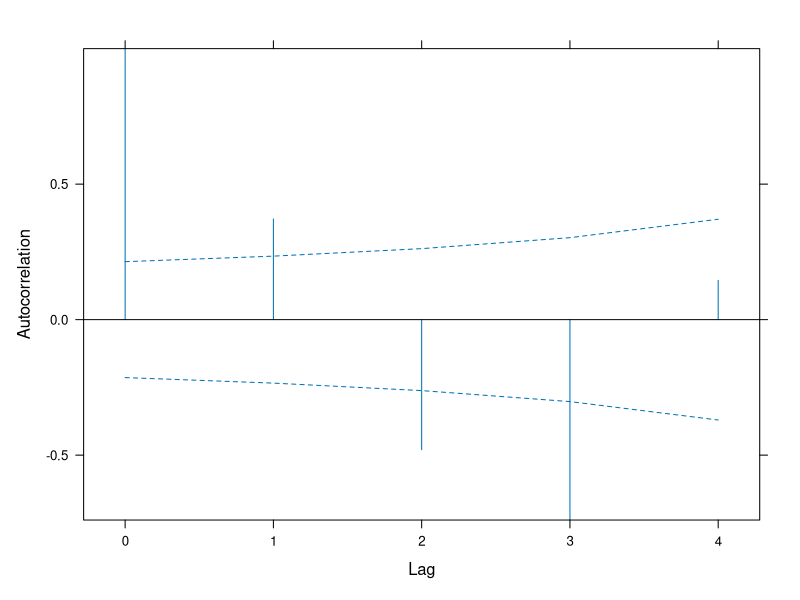

Here is the R script that generated this plot:
# ─────────────────────────────────────────────────────────────────────────────
# Random intercepts, random slopes, and variance-covariance structures
# Companion script to the "Mixed Model Structures" vignette
#
# Part 1  Random intercept only            lme4::lmer,  (1 | group)
# Part 2  Random intercept + random slope  lme4::lmer,  (1 + x | group)
# Part 3  Correlated vs uncorrelated       (1 + x | g)  vs  (1 | g) + (0 + x | g)
# Part 4  Choosing between them            REML comparison, anova(), singular fits
# Part 5  Residual variance-covariance     nlme::lme / gls, correlation = ...
# Part 6  Time series: AR(1) and friends    corAR1, corCAR1, corARMA, corSymm
#         ... and AR(1) inside lme4         ar1(0 + f_time | g), lme4 >= 2.0
# Part 7  Unequal variances                 weights = varIdent / varPower
# ─────────────────────────────────────────────────────────────────────────────

library(lme4)
library(lmerTest)
library(nlme)
library(emmeans)
library(tidyverse)

options(contrasts = c("contr.sum", "contr.poly"))


# ── Part 1 · Random intercept only ──────────────────────────────────────────
# sleepstudy: reaction time of 18 subjects over 10 nights of sleep deprivation
data(sleepstudy, package = "lme4")

m_int <- lmer(Reaction ~ Days + (1 | Subject), data = sleepstudy)

summary(m_int)
VarCorr(m_int)
fixef(m_int)


# ── Part 2 · Random intercept AND random slope ──────────────────────────────
m_slope <- lmer(Reaction ~ Days + (1 + Days | Subject), data = sleepstudy)

VarCorr(m_slope)      # two SDs plus a correlation
coef(m_slope)$Subject # each subject's own intercept and slope


# ── Part 3 · Correlated vs uncorrelated intercept and slope ─────────────────
m_corr   <- lmer(Reaction ~ Days + (1 + Days | Subject), data = sleepstudy)
m_uncorr <- lmer(Reaction ~ Days + (1 | Subject) + (0 + Days | Subject),
                 data = sleepstudy)
m_uncorr2 <- lmer(Reaction ~ Days + (Days || Subject), data = sleepstudy)

VarCorr(m_corr)
VarCorr(m_uncorr)
VarCorr(m_uncorr2)   # same as m_uncorr


# ── Part 4 · Choosing a random-effects structure ────────────────────────────
# Random effects: compare with REML (the default); the fixed effects are identical
anova(m_int, m_uncorr, m_corr, refit = FALSE)

# Fixed effects: refit with ML before comparing
m_null_ml  <- lmer(Reaction ~ 1    + (1 + Days | Subject), sleepstudy, REML = FALSE)
m_slope_ml <- lmer(Reaction ~ Days + (1 + Days | Subject), sleepstudy, REML = FALSE)
anova(m_null_ml, m_slope_ml)

# The F-test on the fixed effect, with Satterthwaite denominator df
anova(m_slope)


# ── Part 5 · Residual variance-covariance: lme4 cannot, nlme can ────────────
# Loblolly: height of 14 pine seed sources measured at ages 3, 5, 10, 15, 20, 25
data(Loblolly)                      # ships with base R, in the datasets package
lob <- as.data.frame(Loblolly)
lob$f_age <- factor(lob$age)        # age as a FACTOR, for lme4's ar1() / cs()

ctrl <- lmeControl(opt = "optim", msMaxIter = 200)

# random intercept, independent residuals (what lmer gives you)
l_ri <- lme(height ~ age, random = ~ 1 | Seed, data = lob, control = ctrl)

# random intercept + random slope
l_rs <- lme(height ~ age, random = ~ 1 + age | Seed, data = lob, control = ctrl)

anova(l_ri, l_rs)

# DIAGNOSE FIRST: is there serial correlation in the within-group residuals?
ACF(l_ri, maxLag = 4)
plot(ACF(l_ri, maxLag = 4), alpha = 0.05)


# ── Part 6 · Time-series correlation structures ─────────────────────────────
# AR(1) by position in the sequence -- assumes equally spaced times
l_ar1 <- lme(height ~ age, random = ~ 1 | Seed, data = lob,
             correlation = corAR1(form = ~ 1 | Seed), control = ctrl)

# ---- the same thing in lme4 (version 2.0 or newer) --------------------------
# Tag a random-effects term with ar1(). Time goes in as a FACTOR, with `0 +`
# so there is one column per occasion. lmerTest, emmeans and crossed random
# effects all still work on the result.
packageVersion("lme4")
if (packageVersion("lme4") >= "2.0.0") {

  m_ri  <- lmer(height ~ age + (1 | Seed), data = lob)        # = l_ri
  m_ar1 <- lmer(height ~ age + ar1(0 + f_age | Seed), data = lob)
  print(VarCorr(m_ar1))        # Corr tagged (ar1) is rho; note the Residual line

  # like-for-like nlme model: AR(1) with no random intercept
  g_ar1 <- gls(height ~ age, data = lob,
               correlation = corAR1(form = ~ 1 | Seed))
  print(c(lme4_rho = unname(getME(m_ar1, "par")["Seed.rho"]),
          nlme_phi = unname(coef(g_ar1$modelStruct$corStruct,
                                 unconstrained = FALSE))))
  print(c(lme4 = logLik(m_ar1), nlme = logLik(g_ar1)))
  print(coef(summary(m_ar1)))  # Satterthwaite df from lmerTest

  # THE DIFFERENCE: lme4's ar1() is a random effect, so the independent
  # residual is still added on top -- the model is AR(1) + measurement error.
  # Here that residual is estimated as ~0, so it matches nlme's corAR1.

  # compound symmetry in lme4 -- same likelihood as the random intercept
  m_cs <- lmer(height ~ age + cs(0 + f_age | Seed, hom = TRUE), data = lob)
  print(AIC(m_ri, m_cs, m_ar1))

  # LIMITS: ar1() counts positions, not years (3->5 and 20->25 are both "one
  # step"), and lme4 has no continuous-time AR(1), no ARMA, no spatial
  # structures and no variance functions. For those, carry on with nlme below.
}

# THE TRAP: corAR1 needs an integer index. Hand it `age` and it does not
# error -- it silently returns phi = 0. Always print the estimated phi.
l_wrong <- lme(height ~ age, random = ~ 1 | Seed, data = lob,
               correlation = corAR1(form = ~ age | Seed), control = ctrl)
coef(l_wrong$modelStruct$corStruct, unconstrained = FALSE)   # 0

# continuous-time AR(1) -- uses the actual age gaps (3,5,10,15,20,25 are uneven)
l_car1 <- lme(height ~ age, random = ~ 1 | Seed, data = lob,
              correlation = corCAR1(form = ~ age | Seed), control = ctrl)

# compound symmetry -- one correlation for every pair of times
l_cs <- lme(height ~ age, random = ~ 1 | Seed, data = lob,
            correlation = corCompSymm(form = ~ 1 | Seed), control = ctrl)

# ARMA(1,1)
l_arma <- lme(height ~ age, random = ~ 1 | Seed, data = lob,
              correlation = corARMA(form = ~ 1 | Seed, p = 1, q = 1),
              control = ctrl)

# These are NOT all nested in one another, so compare by AIC, not by LRT
AIC(l_ri, l_cs, l_ar1, l_car1, l_arma)

# l_ri vs l_cs IS nested, and the likelihoods are identical -- see the vignette
anova(l_ri, l_cs)

# what the fitted correlation actually is
l_ar1$modelStruct$corStruct
coef(l_ar1$modelStruct$corStruct, unconstrained = FALSE)

# the 6x6 residual correlation matrix for one tree
corMatrix(l_ar1$modelStruct$corStruct)[[1]]

# unstructured ("general") correlation -- 15 parameters for 6 times
l_un <- gls(height ~ age, data = lob,
            correlation = corSymm(form = ~ 1 | Seed),
            weights = varIdent(form = ~ 1 | age),
            control = glsControl(opt = "optim"))
round(corMatrix(l_un$modelStruct$corStruct)[[1]], 3)


# ── Part 7 · Unequal variances ──────────────────────────────────────────────
# variance grows with age -- let each age have its own residual variance
l_vi <- lme(height ~ age, random = ~ 1 | Seed, data = lob,
            weights = varIdent(form = ~ 1 | age), control = ctrl)

# or make it a smooth power function of the fitted value
l_vp <- lme(height ~ age, random = ~ 1 | Seed, data = lob,
            weights = varPower(), control = ctrl)

AIC(l_ri, l_vi, l_vp)
anova(l_ri, l_vi)     # nested: varIdent reduces to the constant-variance model
anova(l_ri, l_vp)     # nested: varPower with delta = 0 is constant variance
